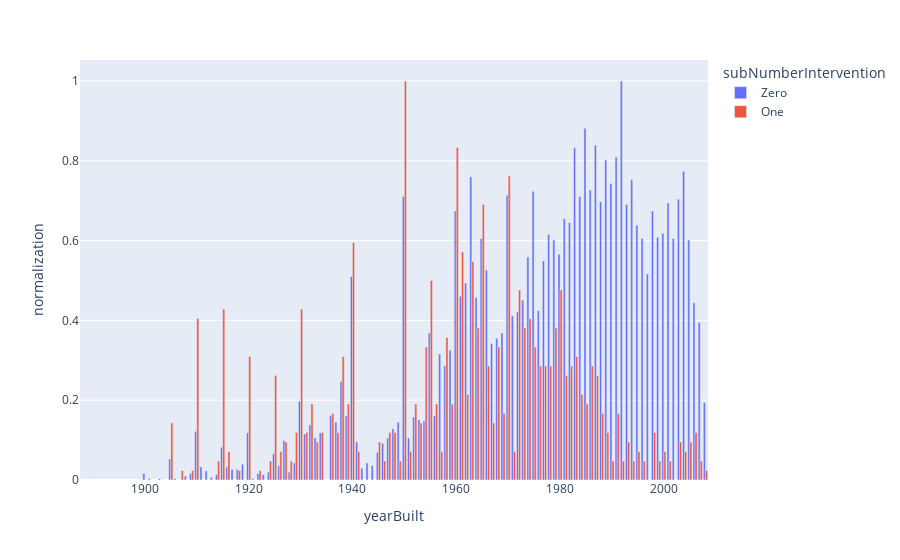

The notebook cell saved with this chart:
### Code cell
#Importing required libraries
import pandas as pd
import plotly.express as px

import warnings
warnings.filterwarnings('ignore')

#Reading the data
df = pd.read_csv('nebraska_deep.csv')
#print(df.columns)

#Removing the duplicates
df.drop_duplicates(subset=['structureNumber'], keep='last', inplace=True)

#Replcaing the int values to strings
df['subNumberIntervention']=df['subNumberIntervention'].replace([0.0,1.0,2.0,3.0], ['Zero','One','One', 'One'])

#Removing the outliers
df2 = df[df.yearBuilt >= 500]
df2 = df2[df2.yearBuilt != 1935]

#Subsetting and normalizing the dataframe 
df3=df2.groupby(['yearBuilt','subNumberIntervention'])['yearBuilt'].count().to_frame()
df3 = df3.rename({'yearBuilt': 'count'}, axis=1)
df3=df3.reset_index()
df4 = df3[df3.subNumberIntervention != 'One']
df4['normalization']=(df4['count']-df4['count'].min()) / (df4['count'].max()-df4['count'].min())
df5=df3[df3.subNumberIntervention != 'Zero']
df5['normalization']=(df5['count']-df5['count'].min()) / (df5['count'].max()-df5['count'].min())
df6=df4.append(df5, ignore_index=True)

#Plotting
fig = px.bar(df6, x='yearBuilt',y='normalization',color='subNumberIntervention',barmode="group" )
fig.show()
